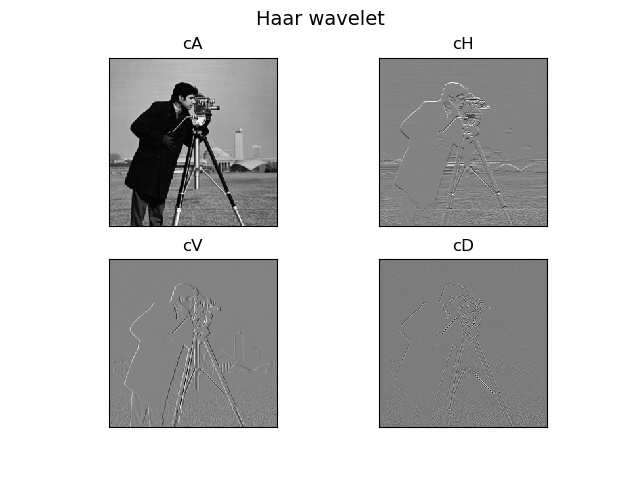

Reproduce this figure in Python.
import pywt
import numpy as np
from PIL import Image
import matplotlib.pyplot as plt


# 数据
data = [1, 1, 1, 1, 2, 2, 3, 3]

# Haar小波
# haar = pywt.Wavelet(name="haar")  # 规范化小波
haar = pywt.Wavelet(name="haar", filter_bank=((1, 1), (-1, 1), (1, 1), (1, -1)))  # 未规范化小波

# （1级）1D离散小波变换
cA1, cD1 = pywt.dwt(data, haar)
print(cA1)
print(cD1)

# 1级1D离散小波变换
result = pywt.wavedec(data, wavelet=haar, level=1)
print(result)

# 2级1D离散小波变换
result = pywt.wavedec(data, wavelet=haar, level=2)
print(result)

# 3级1D离散小波变换
result = pywt.wavedec(data, wavelet=haar, level=3)
print(result)

print()
print()


# data_2 = [[1, 1, 2, 2],
#           [1, 1, 2, 2],
#           [2, 2, 1, 1],
#           [2, 2, 1, 1]]
data_2 = [[1, 2, 3, 4],
          [1, 2, 3, 4]]
cA, (cH, cV, cD) = pywt.dwt2(data_2, haar)
"""++（水平低通，垂直低通）
--> [1+2, 3+4]
--> [1+2, 3+4] ==> [3+3, 7+7] ==> [6, 14]
"""
print(cA)

"""+-（水平低通，垂直高通）
--> [1+2, 3+4]
--> [1+2, 3+4] ==> [3-3,7-7] ==> [0, 0]
"""
print(cH)

"""-+（水平高通，垂直低通）
--> [1-2, 3-4]
--> [1-2, 3-4] ==> [-1+-1,-1+-1] ==> [-2, -2]
"""
print(cV)

"""--（水平高通，垂直高通）
--> [1-2, 3-4]
--> [1-2, 3-4] ==> [-1--1,-1--1] ==> [0, 0]
"""
print(cD)

# 图片数据
data_camera = pywt.data.camera()
# 对2D数据进行离散小波变换
cA, (cH, cV, cD) = pywt.dwt2(data_camera, haar)

# 可视化
Image.fromarray(np.asarray(data_camera, dtype=np.uint8)).save("./3_haar_wavelet_camera.png")
# Image.fromarray(np.asarray(cA // (4 * 0.707), dtype=np.uint8)).save("./3_haar_wavelet_cA.png")
Image.fromarray(np.asarray(cA // 4, dtype=np.uint8)).save("./3_haar_wavelet_cA.png")
fig = plt.figure()
fig.suptitle("Haar wavelet", fontsize=14)
titles = ["cA", "cH", "cV", "cD"]
for i, a in enumerate([cA, cH, cV, cD]):
    ax = fig.add_subplot(2, 2, i + 1)
    ax.imshow(a, interpolation="nearest", cmap=plt.cm.gray)
    ax.set_title(titles[i], fontsize=12)
    ax.set_xticks([])
    ax.set_yticks([])
# fig.show()
fig.savefig("./3_haar_wavelet.png")

print()
